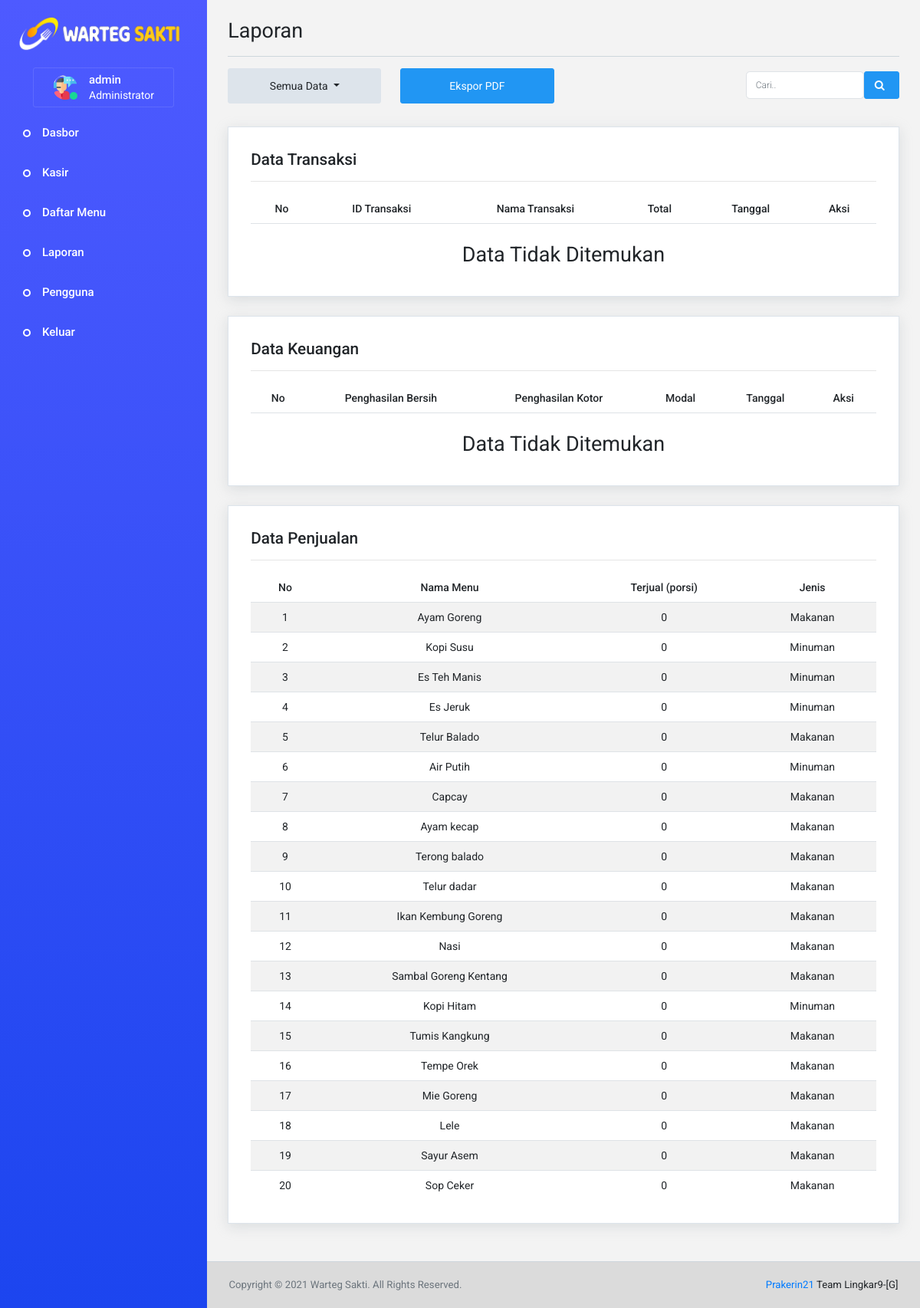
/index?p=laporan (signed in), run on the app's committed database.
### tables this page shows
CREATE TABLE `pengguna` (
  `id_pengguna` int(10) NOT NULL,
  `gambar` varchar(50) NOT NULL,
  `nama_lengkap` varchar(50) NOT NULL,
  `email` varchar(50) NOT NULL,
  `telepon` varchar(13) NOT NULL,
  `username` varchar(10) NOT NULL,
  `password` varchar(100) NOT NULL,
  `level` enum('admin','kasir') NOT NULL,
  `status` enum('aktif','pasif') NOT NULL
);

CREATE TABLE `daftar_menu` (
  `id_menu` int(11) NOT NULL,
  `menu` varchar(100) NOT NULL,
  `gambar` varchar(50) NOT NULL,
  `jenis` enum('Makanan','Minuman') NOT NULL,
  `harga` int(11) NOT NULL,
  `status` enum('Tersedia','Habis') NOT NULL,
  `terjual` int(11) NOT NULL DEFAULT 0
);

### condition.php (called while the page is built, shortened)
<?php
  $admin = isset($_SESSION["admin"]);
  $idp = $_SESSION['login']["id_pengguna"];
  $tbp = mysqli_query($conn, "SELECT * FROM pengguna WHERE id_pengguna='$idp'");
  $rowp = mysqli_fetch_assoc($tbp);
?>

### laporan.php (the view, shortened to what this page needs)
<?php isset($_GET["d"]) ? $kapan = $_GET["d"]:$kapan = "all"; ?>
<div class="row page-title-header">
  <div class="col-12">
    <div class="page-header">
      <h3 class="page-title">
        Laporan
      </h3>
    </div>
  </div>
  <div class="col-12">
    <div class="row">
      <div class="col-xl-3 col-lg-6 col-md-3 col-sm-6">
        <button type="button" id="dropdownsorting" class="btn btn-secondary dropdown-toggle btn-lg btn-block" data-toggle="dropdown" title='
          <?php
            if( isset($_POST["carilaporan"]) ){
              echo "Pencarian";
            } elseif( $kapan=="all" ){
              echo "Semua Data";
            } elseif( $kapan=="month" ){
              echo "Data Bulanan";
            } elseif( $kapan=="week" ){
              echo "Data Mingguan";
            } elseif( $kapan=="day" ){
              echo "Data Harian";
            } else {
              echo "???";
            }
          ?>
          '>
          <?php
            if( isset($_POST["carilaporan"]) ){
              echo "Pencarian";
            } elseif( $kapan=="all" ){
              echo "Semua Data";
            } elseif( $kapan=="month" ){
              echo "Data Bulanan";
            } elseif( $kapan=="week" ){
              echo "Data Mingguan";
            } elseif( $kapan=="day" ){
              echo "Data Harian";
            } else {
              echo "???";
            }
          ?>
        </button>
      </div>
      <div class="col-xl-3 col-lg-6 col-md-3 col-sm-6 mt-sm-0 mt-1">
        <button class="btn btn-primary btn-lg btn-block" type="button" data-toggle="modal" data-target="#ekspor" title="Ekspor PDF">Ekspor PDF</button>
      </div>
      <?php
        if( isset($_POST["carilaporan"]) ){
          echo '<div class="col-xl-3 col-lg-6 col-md-3 col-sm-6 mt-xl-0 mt-lg-3 mt-md-0 mt-sm-2 mt-1"></div>';
        } elseif( $kapan=="all" ){
          echo '<div class="col-xl-3 col-lg-6 col-md-3 col-sm-6 mt-xl-0 mt-lg-3 mt-md-0 mt-sm-2 mt-1"></div>';
        } elseif( $kapan=="month" ){
          echo '<div class="col-xl-3 col-lg-6 col-md-3 col-sm-6 mt-xl-0 mt-lg-3 mt-md-0 mt-sm-2 mt-1">';
          echo '<button class="btn btn-dark btn-lg btn-block" type="button" data-toggle="modal" data-target="#bulan" title="Pilih Bulan">Pilih Bulan</button>';
          echo '</div>';
        } elseif( $kapan=="week" ){
          echo '<div class="col-xl-3 col-lg-6 col-md-3 col-sm-6 mt-xl-0 mt-lg-3 mt-md-0 mt-sm-2 mt-1">';
          echo '<button class="btn btn-dark btn-lg btn-block" type="button" data-toggle="modal" data-target="#minggu" title="Pilih Minggu">Pilih Minggu</button>';
          echo '</div>';
        } elseif( $kapan=="day" ){
          echo '<div class="col-xl-3 col-lg-6 col-md-3 col-sm-6 mt-xl-0 mt-lg-3 mt-md-0 mt-sm-2 mt-1">';
          echo '<button class="btn btn-dark btn-lg btn-block" type="button" data-toggle="modal" data-target="#hari" title="Pilih Tanggal">Pilih Tanggal</button>';
          echo '</div>';
        } else {
          echo '<div class="col-xl-3 col-lg-6 col-md-3 col-sm-6 mt-xl-0 mt-lg-3 mt-md-0 mt-sm-2 mt-1"></div>';
        }
      ?>
      <div class="col-xl-3 col-lg-6 col-md-3 col-sm-6 mt-xl-1 mt-lg-3 mt-md-1 mt-sm-2 mt-1">
        <form action="?p=laporan" method="post">
          <div class="form-group d-flex">
            <input type="search" name="carilaporan" id="isd" class="form-control form-control-lg" placeholder="Cari.." autocomplete="off" title="Cari">
            <button type="submit" class="btn btn-primary btn-sm" title="Cari"><i class="fa fa-search"></i></button>
          </div>
        </form>
      </div>
    </div>
  </div>
</div>
<div class="row">
  <div class="col-12 grid-margin">
    <div class="card">
      <div class="card-body">
        <h2 class="card-title icon-sm">Data Transaksi</h2>
        <hr>
        <div class="table-responsive">
          <table class="table table-striped text-center">
            <thead>
              <tr>
                <th>No</th>
                <th>ID Transaksi</th>
                <th>Nama Transaksi</th>
                <th>Total</th>
                <th>Tanggal</th>
                <th>Aksi</th>
              </tr>
            </thead>
              <?php
                if( isset($_POST['carilaporan']) ){
                  $keylaporan = $_POST['carilaporan'];
                  if( $keylaporan<0 ){
                    echo "<script>window.location.href='?p=laporan'</script>";
                  } else {
                    $tbpesanan = mysqli_query($conn, "SELECT * FROM pesanan WHERE nama_transaksi LIKE '%$keylaporan%' OR total LIKE '%$keylaporan%' OR tanggal LIKE '%$keylaporan%'");
                  }
                } else {
                  if( $kapan=="all" ){
                    $tbpesanan = mysqli_query($conn, "SELECT * FROM pesanan ORDER BY tanggal DESC");
                  } else {
                    $tbpesanan = mysqli_query($conn, "SELECT * FROM pesanan WHERE tanggal = '$kapan'");
                  }
                }
              ?>
          </table>
          <?=mysqli_num_rows($tbpesanan)==0 ? '<h3 class="text-center mt-4">Data Tidak Ditemukan</h3>':"";?>
        </div>
      </div>
    </div>
  </div>
  <div class="col-12 grid-margin">
    <div class="card">
      <div class="card-body">
        <h2 class="card-title icon-sm">Data Keuangan</h2>
        <hr>
        <div class="table-responsive">
          <table class="table table-striped text-center">
            <thead>
              <tr>
                <th>No</th>
                <th>Penghasilan Bersih</th>
                <th>Penghasilan Kotor</th>
                <th>Modal</th>
                <th>Tanggal</th>
                <?=$admin ? "<th>Aksi</th>":"";?>
              </tr>
            </thead>
              <?php
                if( isset($_POST['carilaporan']) ){
                  $tbkeuangan = mysqli_query($conn, "SELECT * FROM keuangan WHERE modal LIKE '%$keylaporan%' OR tanggal LIKE '%$keylaporan%'");
                } else {
                  if( $kapan=="all" ){
                    $tbkeuangan = mysqli_query($conn, "SELECT * FROM keuangan ORDER BY tanggal DESC");
                  } else {
                    $tbkeuangan = mysqli_query($conn, "SELECT * FROM keuangan WHERE tanggal = '$kapan'");
                  }
                }
              ?>
          </table>
          <?=mysqli_num_rows($tbkeuangan)==0 ? '<h3 class="text-center mt-4">Data Tidak Ditemukan</h3>':"";?>
        </div>
      </div>
    </div>
  </div>
  <div class="col-12 grid-margin">
    <div class="card">
      <div class="card-body">
        <h2 class="card-title icon-sm">Data Penjualan</h2>
        <hr>
        <div class="table-responsive">
          <table class="table table-striped text-center">
            <thead>
              <tr>
                <th>No</th>
                <th>Nama Menu</th>
                <th>Terjual (porsi)</th>
                <th>Jenis</th>
              </tr>
            </thead>
            <tbody id="pspj">
              <?php
                if( isset($_POST['carilaporan']) ){
                  $tbmenu = mysqli_query($conn, "SELECT * FROM daftar_menu INNER JOIN detail_pesanan ON daftar_menu.id_menu=detail_pesanan.id_menu INNER JOIN pesanan ON detail_pesanan.id_pesanan=pesanan.id_pesanan WHERE daftar_menu.menu LIKE '%$keylaporan%' OR daftar_menu.jenis LIKE '%$keylaporan%' OR pesanan.tanggal LIKE '%$keylaporan%' OR daftar_menu.terjual LIKE '%$keylaporan%' ORDER BY daftar_menu.menu");
                } else {
                  $tbmenu = mysqli_query($conn, "SELECT * FROM daftar_menu");
                }
                $i3 = 1;
                foreach( $tbmenu as $rowmenu ):
                  $porsi = 0;
              ?>
              <tr>
                <td><?=$i3;?></td>
                <td><?=$rowmenu["menu"];?></td>
                <td><?=$porsi;?></td>
                <td><?=$rowmenu["jenis"];?></td>
              </tr>
              <?php
                $i3++;
                endforeach;
              ?>
            </tbody>
          </table>
        </div>
      </div>
    </div>
  </div>
</div>

### index.php (shortened to what this page needs)
<?php
  require "config.php";
  require "condition.php";
?>
<!DOCTYPE html>
<html lang="id-ID">
  <head>
    <link rel="stylesheet" href="assets/vendors/iconfonts/mdi/css/materialdesignicons.min.css">
    <link rel="stylesheet" href="assets/vendors/iconfonts/font-awesome/css/font-awesome.min.css">
    <link rel="stylesheet" href="assets/css/style.css">
    <link rel="stylesheet" href="assets/css/bootstrap.min.css">
    <link rel="stylesheet" href="assets/css/dashboard.css">
  </head>
  <body>
    <div class="container-scroller">
      <div class="container-fluid page-body-wrapper">
        <nav class="sidebar sidebar-offcanvas" id="sidebar">
          <ul class="nav">
            <li class="nav-item nav-profile my-3">
              <img src="assets/images/logo.png" class="navbar-brand navbar-brand-wrapper brand-log ml-4" alt="logo" title="logo">
            </li>
            <li class="nav-item nav-profile mt-0 mb-2">
              <a href="?p=profil" class="nav-link" title="Profil">
                <div class="profile-image">
                  <img class="img-xs rounded-circle" src='assets/images/user/<?=$rowp["gambar"];?>' alt="profil">
                  <div class="dot-indicator bg-success"></div>
                </div>
                <div class="text-wrapper">
                  <p class="profile-name"><?=$rowp["nama_lengkap"];?></p>
                  <p class="designation"><?=$admin ? "Administrator":"Kasir";?></p>
                </div>
              </a>
            </li>
            <li class="nav-item">
              <a class="nav-link" href="?p=dashboard">
                <span class="menu-title">Dasbor</span>
              </a>
            </li>
            <li class="nav-item">
              <a class="nav-link" href="?p=kasir">
                <span class="menu-title">Kasir</span>
              </a>
            </li>
            <li class="nav-item">
              <a class="nav-link" href="?p=daftar-menu">
                <span class="menu-title">Daftar Menu</span>
              </a>
            </li>
            <li class="nav-item">
              <a class="nav-link" href="?p=laporan">
                <span class="menu-title">Laporan</span>
              </a>
            </li>
            <?php if( $admin ){ ?>
            <li class="nav-item">
              <a class="nav-link" href="?p=pengguna">
                <span class="menu-title">Pengguna</span>
              </a>
            </li>
            <?php } ?>
            <li class="nav-item">
              <a type="button" class="nav-link" data-toggle="modal" data-target="#logout"><span class="menu-title">Keluar</span></a>
            </li>
          </ul>
        </nav>
        <div class="main-panel">
          <div class="content-wrapper">
            <?php
              if( isset($_GET['p']) ){
                $page = $_GET['p'];
                switch( $page ){
                  case "laporan": include "laporan.php"; break;
                }
              } else {
                include 'dashboard.php';
              }
            ?>
          </div>
          <footer class="footer">
            <div class="container-fluid clearfix">
              <span class="text-muted d-block text-center text-sm-left d-sm-inline-block">Copyright &copy; 2021 Warteg Sakti. All Rights Reserved.</span>
              <span class="float-none float-sm-right d-block mt-1 mt-sm-0 text-center"><a href="#">Prakerin21</a> Team Lingkar9-[G]</span>
            </div>
          </footer>
        </div>
      </div>
    </div>
  </body>
</html>

### assets/css/style.css (style rules this page uses)
html { scroll-behavior: smooth; }
body { background-color: #f3f3f3; min-height: 100vh; }

### assets/css/dashboard.css (style rules this page uses)
.nav .nav-item, .navbar-nav .nav-item { line-height: 1; }
img.navbar-brand { width: 80%; height: 100%; max-width: 100%; margin: auto; vertical-align: middle; }
.sidebar { min-height: 100vh; background: linear-gradient(#4e5aff, #1c45ef); font-family: "roboto", sans-serif; padding: 0; width: 270px; z-index: 11; transition: width 0.25s ease, background 0.25s ease; -webkit-transition: width 0.25s ease, background 0.25s ease; -moz-transition: width 0.25s ease, background 0.25s ease; -ms-transition: width 0.25s ease, background 0.25s ease; }
.sidebar > .nav { overflow: hidden; flex-wrap: nowrap; flex-direction: column; }
.sidebar > .nav .nav-item .nav-link { align-items: center; display: flex; padding: 15px 30px 15px 55px; white-space: nowrap; color: #fff; }
.sidebar > .nav .nav-item .nav-link .menu-title { color: inherit; display: inline-block; font-size: 15px; line-height: 1; vertical-align: middle; font-weight: 500; }
.sidebar > .nav .nav-item.nav-profile { max-width: 270px; margin-right: auto; margin-left: auto; margin-top: 30px; margin-bottom: 30px; }
.sidebar > .nav .nav-item.nav-profile .nav-link { display: flex; border-radius: 3px; border: 1px solid rgba(255, 255, 255, 0.11); background-color: rgba(255, 255, 255, 0.1); color: #fff; padding: 15px 25px; }
.sidebar > .nav .nav-item.nav-profile .nav-link .profile-image { margin-right: 15px; position: relative; }
.sidebar > .nav .nav-item.nav-profile .nav-link .dot-indicator { position: absolute; bottom: 0px; right: 0px; }
.sidebar > .nav .nav-item.nav-profile .nav-link .profile-name { margin-bottom: 5px; font-weight: 500; font-size: 15px; color: #fff; }
.sidebar > .nav .nav-item.nav-profile .nav-link .designation { margin-bottom: 0; font-weight: 400; color: #fff; }
.sidebar > .nav > .nav-item > .nav-link { height: 52px; }
.sidebar > .nav > .nav-item:not(.nav-profile) > .nav-link { position: relative; }
.sidebar > .nav > .nav-item:not(.nav-profile) > .nav-link:before { content: ""; position: absolute; left: 30px; right: 50%; width: 10px; height: 10px; border-radius: 100%; border: 2px solid #fff; display: block; }
.sidebar > .nav:not(.sub-menu) > .nav-item > .nav-link { background: transparent; transition-duration: 0.3s; transition-timing-function: "ease-in-out"; transition-property: "background", "color", "box-shadow", "padding"; }
.footer { background: #dbdbdb; padding: 20px 1rem; transition: all 0.25s ease; -moz-transition: all 0.25s ease; -webkit-transition: all 0.25s ease; -ms-transition: all 0.25s ease; border-top: 1px solid #cdd6dc; font-size: calc(0.875rem - 0.05rem); font-family: "roboto", sans-serif; }
.footer a { font-size: inherit; }
.card { box-shadow: 0 0 0 0 rgba(90, 113, 208, 0.11), 0 4px 16px 0 rgba(167, 175, 183, 0.33); border: solid 1px #dde4eb; border-radius: 0px; }
.card .card-title { color: #212529; }
.page-body-wrapper { min-height: calc(100vh - 63px); display: flex; flex-direction: row; padding-left: 0; padding-right: 0; }
.main-panel { transition: width 0.25s ease, margin 0.25s ease; width: calc(100% - 270px); min-height: calc(100vh - 63px); display: flex; flex-direction: column; }
.content-wrapper { background: #f3f3f3; padding: 1.5rem 1.7rem; width: 100%; flex-grow: 1; }
.container-scroller { overflow: hidden; }
.page-header { display: flex; width: 100%; padding-bottom: 15px; border-bottom: 1px solid #cdd6dc; margin-bottom: 15px; }
.page-title { margin-top: 0; margin-bottom: 2px; }
.page-title-header { margin-bottom: 20px; }

### data on the page
pengguna: gambar (picture), nama_lengkap "admin"
daftar_menu: menu "Ayam Goreng", porsi "0", jenis "Makanan"
daftar_menu: menu "Kopi Susu", porsi "0", jenis "Minuman"
daftar_menu: menu "Es Teh Manis", porsi "0", jenis "Minuman"
daftar_menu: menu "Es Jeruk", porsi "0", jenis "Minuman"
daftar_menu: menu "Telur Balado", porsi "0", jenis "Makanan"
daftar_menu: menu "Air Putih", porsi "0", jenis "Minuman"
daftar_menu: menu "Capcay", porsi "0", jenis "Makanan"
daftar_menu: menu "Ayam kecap", porsi "0", jenis "Makanan"
daftar_menu: menu "Terong balado", porsi "0", jenis "Makanan"
daftar_menu: menu "Telur dadar", porsi "0", jenis "Makanan"
daftar_menu: menu "Ikan Kembung Goreng", porsi "0", jenis "Makanan"
daftar_menu: menu "Nasi", porsi "0", jenis "Makanan"
daftar_menu: menu "Sambal Goreng Kentang", porsi "0", jenis "Makanan"
daftar_menu: menu "Kopi Hitam", porsi "0", jenis "Minuman"
daftar_menu: menu "Tumis Kangkung", porsi "0", jenis "Makanan"
daftar_menu: menu "Tempe Orek", porsi "0", jenis "Makanan"
daftar_menu: menu "Mie Goreng", porsi "0", jenis "Makanan"
daftar_menu: menu "Lele", porsi "0", jenis "Makanan"
daftar_menu: menu "Sayur Asem", porsi "0", jenis "Makanan"
daftar_menu: menu "Sop Ceker", porsi "0", jenis "Makanan"
